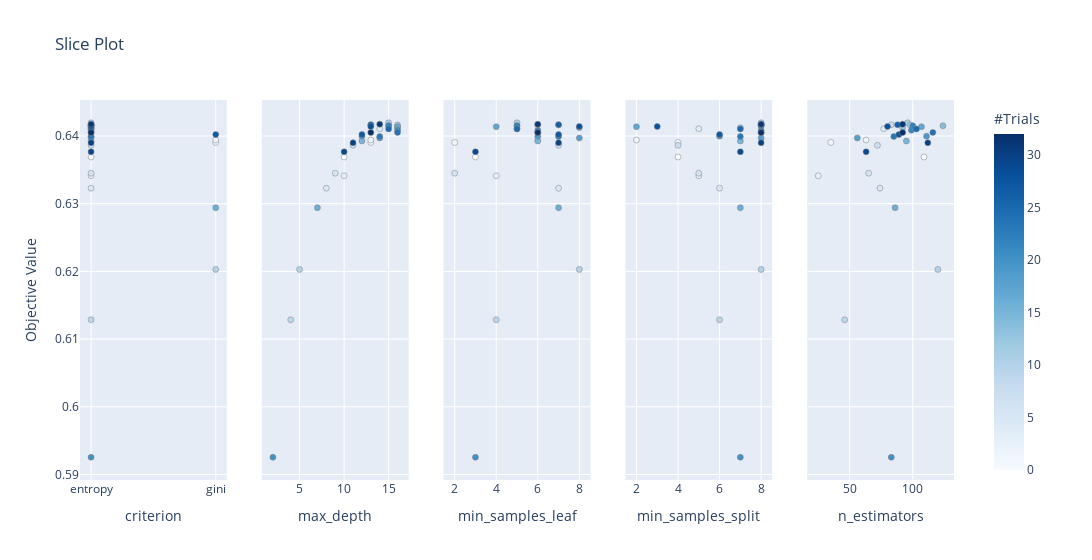

Notebook source saved alongside this figure:
### Code cell
optuna.visualization.plot_slice(study_1)

### Figure 1 — Plotly figure (JSON) as saved in the notebook; plotly's stock layout.template omitted (floating-point values rounded to 4 significant figures)
{"data": [{"marker": {"color": [0, 1, 2, 3, 4, 5, 6, 7, 8, 9, 10, 11, 12, 13, 14, 15, 16, 17, 18, 19, 20, 21, 22, 23, 24, 25, 26, 27, 28, 29, 30, 31, 32], "colorbar": {"title": {"text": "#Trials"}, "x": 1, "xpad": 40}, "colorscale": [[0, "rgb(247,251,255)"], [0.125, "rgb(222,235,247)"], [0.25, "rgb(198,219,239)"], [0.375, "rgb(158,202,225)"], [0.5, "rgb(107,174,214)"], [0.625, "rgb(66,146,198)"], [0.75, "rgb(33,113,181)"], [0.875, "rgb(8,81,156)"], [1, "rgb(8,48,107)"]], "line": {"color": "Grey", "width": 0.5}, "showscale": true}, "mode": "markers", "showlegend": false, "type": "scatter", "x": ["entropy", "gini", "gini", "entropy", "entropy", "entropy", "entropy", "entropy", "entropy", "entropy", "gini", "entropy", "entropy", "entropy", "entropy", "entropy", "gini", "entropy", "entropy", "entropy", "entropy", "entropy", "entropy", "entropy", "entropy", "entropy", "entropy", "gini", "entropy", "entropy", "entropy", "entropy", "entropy"], "xaxis": "x", "y": [0.6369, 0.639, 0.6394, 0.6341, 0.6411, 0.6323, 0.6345, 0.6386, 0.6417, 0.6128, 0.6203, 0.642, 0.6416, 0.6412, 0.6415, 0.6393, 0.6294, 0.6414, 0.6397, 0.64, 0.5926, 0.6409, 0.6415, 0.6399, 0.6405, 0.641, 0.6417, 0.6402, 0.6414, 0.6377, 0.639, 0.6417, 0.6405], "yaxis": "y"}, {"marker": {"color": [0, 1, 2, 3, 4, 5, 6, 7, 8, 9, 10, 11, 12, 13, 14, 15, 16, 17, 18, 19, 20, 21, 22, 23, 24, 25, 26, 27, 28, 29, 30, 31, 32], "colorbar": {"title": {"text": "#Trials"}, "x": 1, "xpad": 40}, "colorscale": [[0, "rgb(247,251,255)"], [0.125, "rgb(222,235,247)"], [0.25, "rgb(198,219,239)"], [0.375, "rgb(158,202,225)"], [0.5, "rgb(107,174,214)"], [0.625, "rgb(66,146,198)"], [0.75, "rgb(33,113,181)"], [0.875, "rgb(8,81,156)"], [1, "rgb(8,48,107)"]], "line": {"color": "Grey", "width": 0.5}, "showscale": false}, "mode": "markers", "showlegend": false, "type": "scatter", "x": [10, 13, 13, 10, 14, 8, 9, 11, 13, 4, 5, 15, 16, 16, 15, 12, 7, 16, 14, 12, 2, 16, 15, 14, 16, 15, 13, 12, 13, 10, 11, 14, 13], "xaxis": "x2", "y": [0.6369, 0.639, 0.6394, 0.6341, 0.6411, 0.6323, 0.6345, 0.6386, 0.6417, 0.6128, 0.6203, 0.642, 0.6416, 0.6412, 0.6415, 0.6393, 0.6294, 0.6414, 0.6397, 0.64, 0.5926, 0.6409, 0.6415, 0.6399, 0.6405, 0.641, 0.6417, 0.6402, 0.6414, 0.6377, 0.639, 0.6417, 0.6405], "yaxis": "y2"}, {"marker": {"color": [0, 1, 2, 3, 4, 5, 6, 7, 8, 9, 10, 11, 12, 13, 14, 15, 16, 17, 18, 19, 20, 21, 22, 23, 24, 25, 26, 27, 28, 29, 30, 31, 32], "colorbar": {"title": {"text": "#Trials"}, "x": 1, "xpad": 40}, "colorscale": [[0, "rgb(247,251,255)"], [0.125, "rgb(222,235,247)"], [0.25, "rgb(198,219,239)"], [0.375, "rgb(158,202,225)"], [0.5, "rgb(107,174,214)"], [0.625, "rgb(66,146,198)"], [0.75, "rgb(33,113,181)"], [0.875, "rgb(8,81,156)"], [1, "rgb(8,48,107)"]], "line": {"color": "Grey", "width": 0.5}, "showscale": false}, "mode": "markers", "showlegend": false, "type": "scatter", "x": [3, 2, 6, 4, 5, 7, 2, 7, 7, 4, 8, 5, 6, 8, 5, 6, 7, 4, 8, 6, 3, 6, 5, 7, 6, 5, 7, 7, 8, 3, 7, 6, 6], "xaxis": "x3", "y": [0.6369, 0.639, 0.6394, 0.6341, 0.6411, 0.6323, 0.6345, 0.6386, 0.6417, 0.6128, 0.6203, 0.642, 0.6416, 0.6412, 0.6415, 0.6393, 0.6294, 0.6414, 0.6397, 0.64, 0.5926, 0.6409, 0.6415, 0.6399, 0.6405, 0.641, 0.6417, 0.6402, 0.6414, 0.6377, 0.639, 0.6417, 0.6405], "yaxis": "y3"}, {"marker": {"color": [0, 1, 2, 3, 4, 5, 6, 7, 8, 9, 10, 11, 12, 13, 14, 15, 16, 17, 18, 19, 20, 21, 22, 23, 24, 25, 26, 27, 28, 29, 30, 31, 32], "colorbar": {"title": {"text": "#Trials"}, "x": 1, "xpad": 40}, "colorscale": [[0, "rgb(247,251,255)"], [0.125, "rgb(222,235,247)"], [0.25, "rgb(198,219,239)"], [0.375, "rgb(158,202,225)"], [0.5, "rgb(107,174,214)"], [0.625, "rgb(66,146,198)"], [0.75, "rgb(33,113,181)"], [0.875, "rgb(8,81,156)"], [1, "rgb(8,48,107)"]], "line": {"color": "Grey", "width": 0.5}, "showscale": false}, "mode": "markers", "showlegend": false, "type": "scatter", "x": [4, 4, 2, 5, 5, 6, 5, 4, 8, 6, 8, 8, 8, 7, 8, 7, 7, 2, 8, 6, 7, 8, 8, 7, 8, 7, 8, 6, 3, 7, 8, 8, 8], "xaxis": "x4", "y": [0.6369, 0.639, 0.6394, 0.6341, 0.6411, 0.6323, 0.6345, 0.6386, 0.6417, 0.6128, 0.6203, 0.642, 0.6416, 0.6412, 0.6415, 0.6393, 0.6294, 0.6414, 0.6397, 0.64, 0.5926, 0.6409, 0.6415, 0.6399, 0.6405, 0.641, 0.6417, 0.6402, 0.6414, 0.6377, 0.639, 0.6417, 0.6405], "yaxis": "y4"}, {"marker": {"color": [0, 1, 2, 3, 4, 5, 6, 7, 8, 9, 10, 11, 12, 13, 14, 15, 16, 17, 18, 19, 20, 21, 22, 23, 24, 25, 26, 27, 28, 29, 30, 31, 32], "colorbar": {"title": {"text": "#Trials"}, "x": 1, "xpad": 40}, "colorscale": [[0, "rgb(247,251,255)"], [0.125, "rgb(222,235,247)"], [0.25, "rgb(198,219,239)"], [0.375, "rgb(158,202,225)"], [0.5, "rgb(107,174,214)"], [0.625, "rgb(66,146,198)"], [0.75, "rgb(33,113,181)"], [0.875, "rgb(8,81,156)"], [1, "rgb(8,48,107)"]], "line": {"color": "Grey", "width": 0.5}, "showscale": false}, "mode": "markers", "showlegend": false, "type": "scatter", "x": [109, 35, 63, 25, 77, 74, 65, 72, 83, 46, 120, 96, 98, 92, 124, 95, 86, 107, 56, 111, 83, 99, 100, 85, 116, 103, 88, 89, 80, 63, 112, 92, 92], "xaxis": "x5", "y": [0.6369, 0.639, 0.6394, 0.6341, 0.6411, 0.6323, 0.6345, 0.6386, 0.6417, 0.6128, 0.6203, 0.642, 0.6416, 0.6412, 0.6415, 0.6393, 0.6294, 0.6414, 0.6397, 0.64, 0.5926, 0.6409, 0.6415, 0.6399, 0.6405, 0.641, 0.6417, 0.6402, 0.6414, 0.6377, 0.639, 0.6417, 0.6405], "yaxis": "y5"}], "layout": {"title": {"text": "Slice Plot"}, "width": 1500, "xaxis": {"anchor": "y", "domain": [0, 0.168], "title": {"text": "criterion"}}, "xaxis2": {"anchor": "y2", "domain": [0.208, 0.376], "title": {"text": "max_depth"}}, "xaxis3": {"anchor": "y3", "domain": [0.416, 0.584], "title": {"text": "min_samples_leaf"}}, "xaxis4": {"anchor": "y4", "domain": [0.624, 0.792], "title": {"text": "min_samples_split"}}, "xaxis5": {"anchor": "y5", "domain": [0.832, 1], "title": {"text": "n_estimators"}}, "yaxis": {"anchor": "x", "domain": [0, 1], "title": {"text": "Objective Value"}}, "yaxis2": {"anchor": "x2", "domain": [0, 1], "matches": "y", "showticklabels": false}, "yaxis3": {"anchor": "x3", "domain": [0, 1], "matches": "y", "showticklabels": false}, "yaxis4": {"anchor": "x4", "domain": [0, 1], "matches": "y", "showticklabels": false}, "yaxis5": {"anchor": "x5", "domain": [0, 1], "matches": "y", "showticklabels": false}}}
